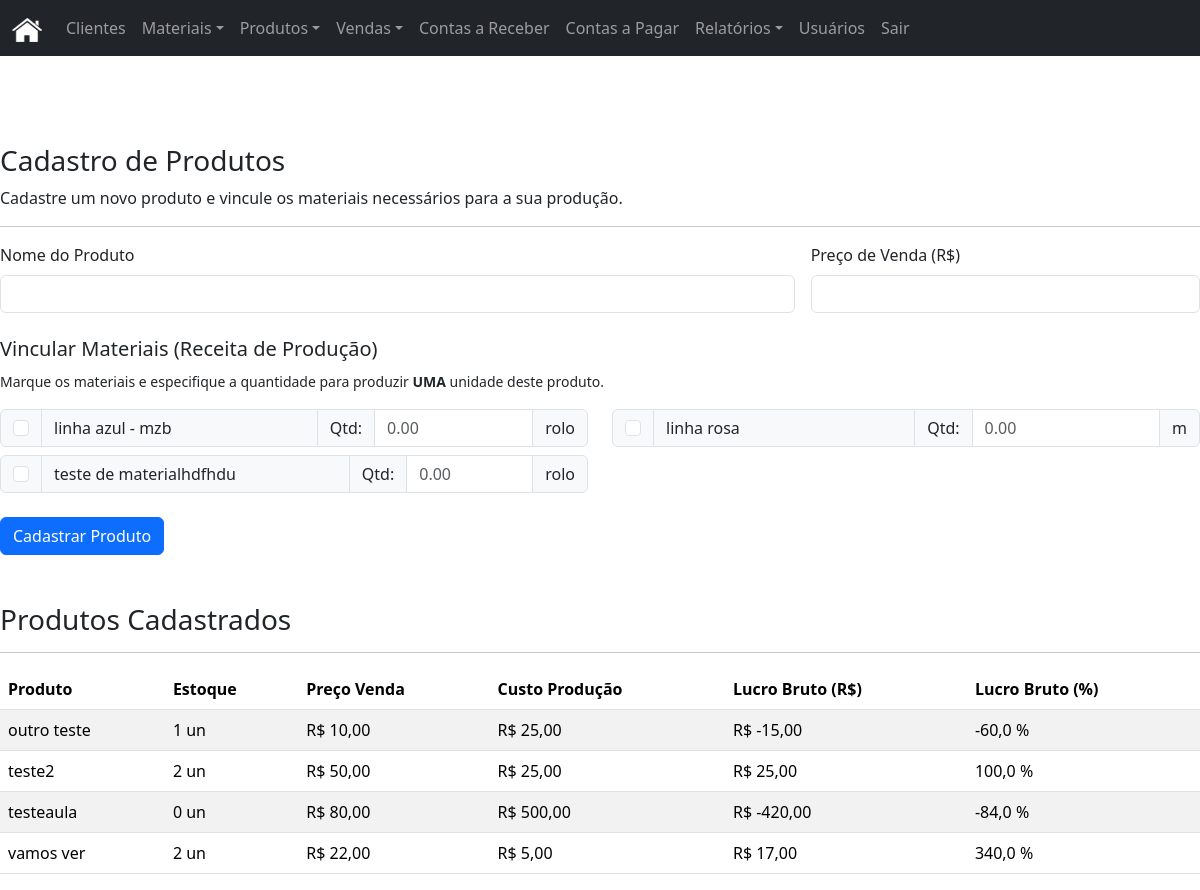
Page /index.php?page=produtos (signed in) on the committed database.
### tables this page shows
CREATE TABLE `materiais` (
  `id` int(11) NOT NULL AUTO_INCREMENT,
  `nome` varchar(255) NOT NULL,
  `unidade_medida` varchar(50) NOT NULL,
  `preco_custo` decimal(10,2) NOT NULL,
  `estoque_atual` decimal(10,2) NOT NULL DEFAULT 0.00,
  PRIMARY KEY (`id`)
);

CREATE TABLE `produtos` (
  `id` int(11) NOT NULL AUTO_INCREMENT,
  `nome` varchar(255) NOT NULL,
  `preco_venda` decimal(10,2) NOT NULL,
  `estoque_atual` int(11) NOT NULL DEFAULT 0,
  PRIMARY KEY (`id`)
);

### config/database.php (called while the page is built, shortened)
<?php
function calcularCustoProduto($pdo, $produto_id) {
    $sql = "SELECT SUM(pm.quantidade_utilizada * m.preco_custo) AS custo_total
            FROM produto_materiais pm
            JOIN materiais m ON pm.material_id = m.id
            WHERE pm.produto_id = :produto_id";
    $stmt = $pdo->prepare($sql);
    $stmt->execute([':produto_id' => $produto_id]);
    $result = $stmt->fetch();
    return $result['custo_total'] ?? 0;
}
?>

### modulos/produtos/index.php (the view, shortened to what this page needs)
<?php
$is_admin = (isset($_SESSION['user_type']) && $_SESSION['user_type'] === 'administrador');
$materiais = $pdo->query("SELECT * FROM materiais ORDER BY nome ASC")->fetchAll();
$produtos = $pdo->query("SELECT * FROM produtos ORDER BY nome ASC")->fetchAll();
?>
<h3>Cadastro de Produtos</h3>
<p>Cadastre um novo produto e vincule os materiais necessários para a sua produção.</p>
<hr>
<form method="POST" action="modulos/produtos/actions.php">
    <div class="row g-3">
        <div class="col-md-8">
            <label for="nome" class="form-label">Nome do Produto</label>
            <input type="text" class="form-control" id="nome" name="nome" required>
        </div>
        <div class="col-md-4">
            <label for="preco_venda" class="form-label">Preço de Venda (R$)</label>
            <input type="number" step="0.01" class="form-control" id="preco_venda" name="preco_venda" required>
        </div>
    </div>
    <h5 class="mt-4">Vincular Materiais (Receita de Produção)</h5>
    <p><small>Marque os materiais e especifique a quantidade para produzir <strong>UMA</strong> unidade deste produto.</small></p>
    <div class="row">
        <?php foreach ($materiais as $index => $material): ?>
        <div class="col-md-6 mb-2">
            <div class="input-group">
                <div class="input-group-text">
                    <input class="form-check-input mt-0" type="checkbox" name="materiais[<?= $index ?>][id]" value="<?= $material['id'] ?>">
                </div>
                <span class="input-group-text flex-grow-1"><?= htmlspecialchars($material['nome']) ?></span>
                <span class="input-group-text">Qtd:</span>
                <input type="number" step="0.01" class="form-control" name="materiais[<?= $index ?>][qtd]" placeholder="0.00">
                <span class="input-group-text"><?= htmlspecialchars($material['unidade_medida']) ?></span>
            </div>
        </div>
        <?php endforeach; ?>
    </div>
    <button type="submit" name="cadastrar_produto" class="btn btn-primary mt-3">Cadastrar Produto</button>
</form>
<h3 class="mt-5">Produtos Cadastrados</h3>
<hr>
<table class="table table-striped table-hover">
    <thead>
        <tr>
            <th>Produto</th>
            <th>Estoque</th>
            <th>Preço Venda</th>
            <?php if ($is_admin):?>
            <th>Custo Produção</th>
            <th>Lucro Bruto (R$)</th>
            <th>Lucro Bruto (%)</th>
            <?php endif; ?>
        </tr>
    </thead>
    <tbody>
        <?php foreach ($produtos as $produto): ?>
        <tr>
            <td><?= htmlspecialchars($produto['nome']) ?></td>
            <td><?= $produto['estoque_atual'] ?> un</td>
            <td>R$ <?= number_format($produto['preco_venda'], 2, ',', '.') ?></td>
            <?php
            if ($is_admin):
                $custo_producao = calcularCustoProduto($pdo, $produto['id']);
                $lucro_valor = $produto['preco_venda'] - $custo_producao;
                $lucro_percentual = ($custo_producao > 0) ? ($lucro_valor / $custo_producao) * 100 : 0;
            ?>
            <td>R$ <?= number_format($custo_producao, 2, ',', '.') ?></td>
            <td>R$ <?= number_format($lucro_valor, 2, ',', '.') ?></td>
            <td><?= number_format($lucro_percentual, 1, ',', '.') ?> %</td>
            <?php endif; ?>
        </tr>
        <?php endforeach; ?>
    </tbody>
</table>

### includes/header.php (shortened to what this page needs)
<?php require_once __DIR__ . '/../config/database.php'; ?>
<!DOCTYPE html>
<html lang="pt-BR">
<head>
    <link href="https://cdn.jsdelivr.net/npm/bootstrap@5.3.3/dist/css/bootstrap.min.css" rel="stylesheet">
    <link rel="stylesheet" href="css/style.css">
    </head>
<body>
<nav class="navbar navbar-expand-md navbar-dark bg-dark fixed-top">
    <div class="container-fluid">
        <a class="navbar-brand" href="/sistemaproducao/index.php">
            <img src="images/casa-icon.png" alt="Página Inicial" width="30" height="24">
        </a>
        <div class="collapse navbar-collapse" id="navbarsExampleDefault">
            <ul class="navbar-nav me-auto mb-2 mb-md-0">
                <li class="nav-item"><a class="nav-link" href="/sistemaproducao/index.php?page=clientes">Clientes</a></li>
                <li class="nav-item dropdown">
                    <a class="nav-link dropdown-toggle" href="#" data-bs-toggle="dropdown">Materiais</a>
                </li>
                <li class="nav-item dropdown">
                    <a class="nav-link dropdown-toggle" href="#" data-bs-toggle="dropdown">Produtos</a>
                </li>
                 <li class="nav-item dropdown">
                    <a class="nav-link dropdown-toggle" href="#" data-bs-toggle="dropdown">Vendas</a>
                </li>
                <li class="nav-item"><a class="nav-link" href="index.php?page=contas_receber">Contas a Receber</a></li>
                <?php
                if (isset($_SESSION['user_type']) && $_SESSION['user_type'] === 'administrador') {
                    echo '<li class="nav-item"><a class="nav-link" href="index.php?page=contas_pagar">Contas a Pagar</a></li>';
                }
                ?>
                <li class="nav-item dropdown">
                    <a class="nav-link dropdown-toggle" href="#" data-bs-toggle="dropdown" aria-expanded="false">Relatórios</a>
                </li>
                <li class="nav-item"><a class="nav-link" href="/sistemaproducao/index.php?page=usuarios">Usuários</a></li>
                <ul class="navbar-nav">
                    <li class="nav-item">
                        <a class="nav-link" href="logout.php">Sair</a>
                    </li>
                </ul>
            </ul>
        </div>
    </div>
</nav>
</body>
<main class="container main-container"></main>

### index.php (shortened to what this page needs)
<?php
include 'includes/header.php';
$page = $_GET['page'] ?? 'home';
switch ($page) {
        case 'produtos':
        include 'modulos/produtos/index.php';
        break;
}
include 'includes/footer.php';
?>

### includes/footer.php (shortened to what this page needs)
</body>
</html>

### includes/header.php (style rules this page uses)
body { padding-top: 5rem; }
.main-container { padding: 2rem 1.5rem; }

### rows in the picture
materiais: nome "linha azul - mzb", value "0.00", unidade_medida "rolo"
materiais: nome "linha rosa", unidade_medida "m"
materiais: nome "teste de materialhdfhdu", unidade_medida "rolo"
produtos: nome "outro teste", estoque_atual "1", preco_venda "10,00", custo_producao "25,00", lucro_valor "-15,00", lucro_percentual "-60,0"
produtos: nome "teste2", estoque_atual "2", preco_venda "50,00", custo_producao "25,00", lucro_valor "25,00", lucro_percentual "100,0"
produtos: nome "testeaula", estoque_atual "0", preco_venda "80,00", custo_producao "500,00", lucro_valor "-420,00", lucro_percentual "-84,0"
produtos: nome "vamos ver", estoque_atual "2", preco_venda "22,00", custo_producao "5,00", lucro_valor "17,00", lucro_percentual "340,0"
